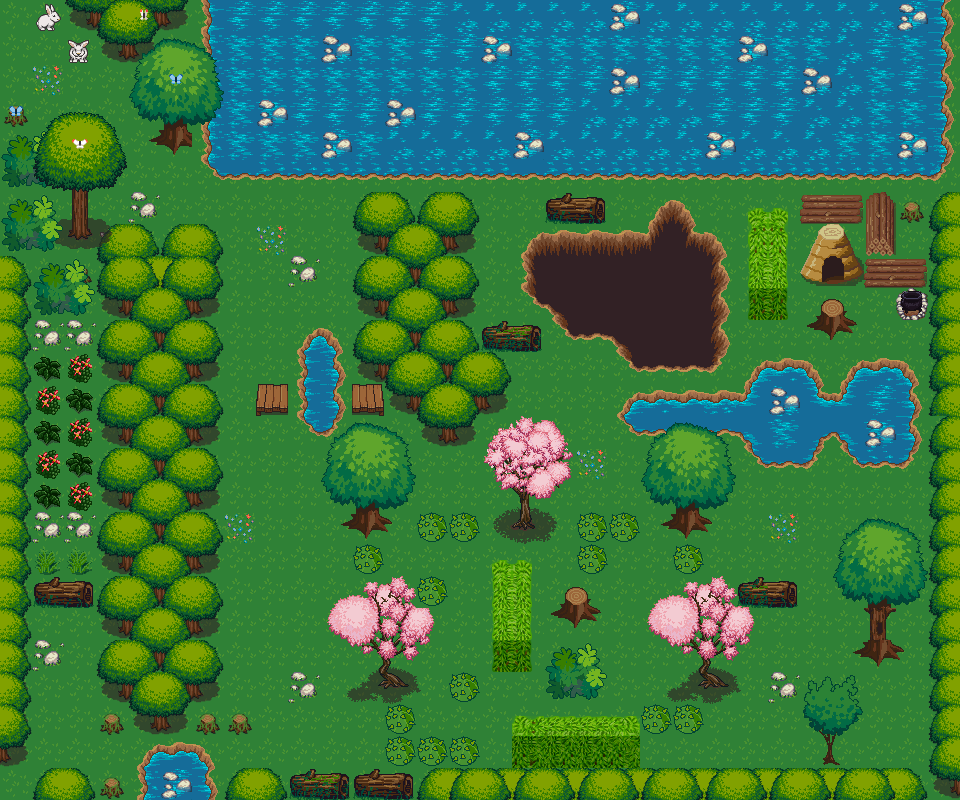

Rendered tile map (Tiled .tmx) drawn with the repository's tilesets; below, a short description and the map source with its tile grids summarised:
An orthogonal 30x25 tile map with 32x32 px tiles, 4 tile layers (ground, terrain1, terrain2, terrain3), 2 tilesets and 72 objects (portal1, portal2, key, monster1, monster2, ...).

<map version="1.0" orientation="orthogonal" renderorder="right-up" width="30" height="25" tilewidth="32" tileheight="32" nextobjectid="74">
 <tileset firstgid="1" name="forest_tiles" tilewidth="32" tileheight="32" tilecount="256" columns="16">
  <image source="forest_tiles.png" width="512" height="512" />
 </tileset>
 <tileset firstgid="257" name="plant repack" tilewidth="32" tileheight="32" tilecount="169" columns="13">
  <image source="plant repack.png" width="416" height="416" />
 </tileset>
 <layer name="ground" width="30" height="25">
  <data>[750 cells, 750 non-empty, 3 distinct tile ids]</data>
 </layer>
 <layer name="terrain1" width="30" height="25">
  <data>[750 cells, 420 non-empty, 88 distinct tile ids]</data>
 </layer>
 <layer name="terrain2" width="30" height="25">
  <data>[750 cells, 221 non-empty, 92 distinct tile ids]</data>
 </layer>
 <layer name="terrain3" width="30" height="25">
  <data>[750 cells, 31 non-empty, 14 distinct tile ids]</data>
 </layer>
 <objectgroup name="interactions">
  <object id="1" name="portal1" gid="55" x="-9.33333" y="30.6667" width="32" height="32" />
  <object id="3" name="portal2" gid="55" x="-8" y="793.333" width="32" height="32" />
  <object id="4" name="key" gid="46" x="608" y="608" width="32" height="32" />
  <object id="5" name="monster1" gid="28" x="576" y="416" width="32" height="32" />
  <object id="6" name="monster2" gid="61" x="314.667" y="604" width="32" height="32" />
  <object id="7" name="chest" gid="30" x="862.667" y="322.667" width="32" height="32" />
 </objectgroup>
 <objectgroup name="collisions">
  <object id="8" x="161.333" y="124">
   <polygon points="0,0 21.3333,0 28,14.6667 13.3333,28 -8,18.6667" />
  </object>
  <object id="9" x="72" y="189.333">
   <polygon points="0,0 13.3333,0 13.3333,46.6667 0,46.6667" />
  </object>
  <object id="10" x="1.33333" y="225.333">
   <polygon points="0,0 54.6667,-1.33333 49.3333,17.3333 2.66667,21.3333" />
  </object>
  <object id="11" x="37.3333" y="288">
   <polygon points="0,0 46.6667,0 48,18.6667 -1.33333,18.6667" />
  </object>
  <object id="12" x="69.3333" y="272">
   <polygon points="0,0 18.6667,0 18.6667,9.33333 0,12" />
  </object>
  <object id="13" x="6.66667" y="162.667">
   <polygon points="0,0 26.6667,1.33333 45.3333,22.6667 -5.33333,20" />
  </object>
  <object id="14" x="9.33333" y="113.333">
   <polygon points="0,0 8,0 13.3333,5.33333 -4,14.6667" />
  </object>
  <object id="15" x="800" y="200">
   <polygon points="0,0 93.3333,-4 90.6667,50.6667 120,58.6667 121.333,81.3333 62.6667,85.3333 60,21.3333 -2.66667,20" />
  </object>
  <object id="16" x="808" y="257.333">
   <polygon points="0,0 45.3333,0 46.6667,30.6667 -8,20" />
  </object>
  <object id="17" x="750.667" y="213.333">
   <polygon points="0,0 36,-1.33333 36,104 0,108" />
  </object>
  <object id="18" x="816" y="318.667">
   <polygon points="0,0 26.6667,-1.33333 33.3333,9.33333 13.3333,13.3333 -2.66667,10.6667" />
  </object>
  <object id="19" x="637.333" y="394.667">
   <polygon points="0,0 105.333,4 124,-28 168,-33.3333 182.667,0 196,1.33333 225.333,-30.6667 266.667,-30.6667 272,68 221.333,72 197.333,40 168,69.3333 128,70.6667 108,42.6667 81.3333,38.6667 2.66667,36 -16,22.6667" />
  </object>
  <object id="20" x="677.333" y="505.333">
   <polygon points="0,0 20,-1.33333 30.6667,17.3333 28,24 5.33333,29.3333 -12,18.6667" />
  </object>
  <object id="21" x="738.667" y="585.333">
   <polygon points="0,0 54.6667,2.66667 53.3333,17.3333 5.33333,17.3333" />
  </object>
  <object id="22" x="869.333" y="601.333">
   <polygon points="0,0 16,-1.33333 32,49.3333 26.6667,56 2.66667,62.6667 -10.6667,52" />
  </object>
  <object id="23" x="824" y="736">
   <polygon points="0,0 13.3333,-1.33333 13.3333,24 -2.66667,25.3333" />
  </object>
  <object id="24" x="701.333" y="660">
   <polygon points="0,0 5.33333,-1.33333 6.66667,12 25.3333,22.6667 1.33333,29.3333" />
  </object>
  <object id="25" x="564" y="604">
   <polygon points="0,0 29.3333,1.33333 36,12 12,18.6667 -10.6667,13.3333" />
  </object>
  <object id="26" x="496" y="577.333">
   <polygon points="0,0 28,0 33.3333,94.6667 -1.33333,93.3333" />
  </object>
  <object id="27" x="512" y="736">
   <polygon points="0,0 125.333,1.33333 128,30.6667 8,25.3333" />
  </object>
  <object id="28" x="944" y="198.667">
   <polygon points="18.6667,0 -10.6667,12 -10.6667,562.667 10.6667,572" />
  </object>
  <object id="29" x="932" y="769.333">
   <polygon points="0,0 -698.667,10.6667 -705.333,26.6667 12,28" />
  </object>
  <object id="30" x="378.667" y="657.333">
   <polygon points="0,0 9.33333,0 12,12 29.3333,29.3333 2.66667,26.6667" />
  </object>
  <object id="31" x="518.667" y="496">
   <polygon points="0,0 13.3333,-1.33333 13.3333,32 -5.33333,32" />
  </object>
  <object id="32" x="356" y="508">
   <polygon points="0,0 22.6667,1.33333 29.3333,20 6.66667,24 -13.3333,18.6667" />
  </object>
  <object id="33" x="261.333" y="389.333">
   <polygon points="0,0 24,1.33333 25.3333,25.3333 -2.66667,22.6667" />
  </object>
  <object id="34" x="353.333" y="390.667">
   <polygon points="0,0 28,-1.33333 28,22.6667 0,22.6667" />
  </object>
  <object id="35" x="484" y="334.667">
   <polygon points="0,0 56,0 57.3333,17.3333 -1.33333,13.3333" />
  </object>
  <object id="36" x="552" y="205.333">
   <polygon points="0,0 50.6667,1.33333 50.6667,13.3333 -2.66667,12" />
  </object>
  <object id="37" x="353.333" y="228">
   <polygon points="0,0 104,5.33333 104,129.333 142.667,130.667 126.667,178.667 97.3333,214.667 89.3333,214.667 57.3333,177.333 22.6667,142.667" />
  </object>
  <object id="38" x="98.6667" y="256">
   <polygon points="0,0 114.667,2.66667 92,476 -2.66667,473.333" />
  </object>
  <object id="39" x="194.667" y="721.333">
   <polygon points="0,0 50.6667,-1.33333 52,9.33333 1.33333,9.33333" />
  </object>
  <object id="40" x="34.6667" y="582.667">
   <polygon points="0,0 54.6667,-4 58.6667,22.6667 0,21.3333" />
  </object>
  <object id="41" x="32" y="796">
   <polygon points="0,0 8,-20 56,-16 60,0" />
  </object>
  <object id="42" x="106.667" y="782.667">
   <polygon points="0,0 13.3333,-4 10.6667,14.6667 0,14.6667" />
  </object>
  <object id="43" x="0" y="261.333">
   <polygon points="0,0 12,0 10.6667,276 16,500 0,502.667" />
  </object>
  <object id="44" x="301.333" y="344">
   <polygon points="0,0 16,-21.3333 40,9.33333 36,76 20,90.6667 2.66667,74.6667" />
  </object>
  <object id="45" x="46.6667" y="8">
   <polygon points="0,0 9.33333,-2.66667 13.3333,14.6667 -8,24" />
  </object>
  <object id="46" x="69.3333" y="42.6667">
   <polygon points="0,0 20,-1.33333 18.6667,21.3333 5.33333,21.3333" />
  </object>
  <object id="47" x="68" y="2.66667">
   <polygon points="0,0 52,50.6667 64,50.6667 117.333,-2.66667" />
  </object>
  <object id="48" x="204" y="-1.33333">
   <polygon points="0,0 5.33333,166.667 736,173.333 738.667,2.66667" />
  </object>
 </objectgroup>
 <objectgroup name="zindex">
  <!-- 25 objects omitted --></objectgroup>
</map>
<!-- 25 of 72 objects omitted -->
